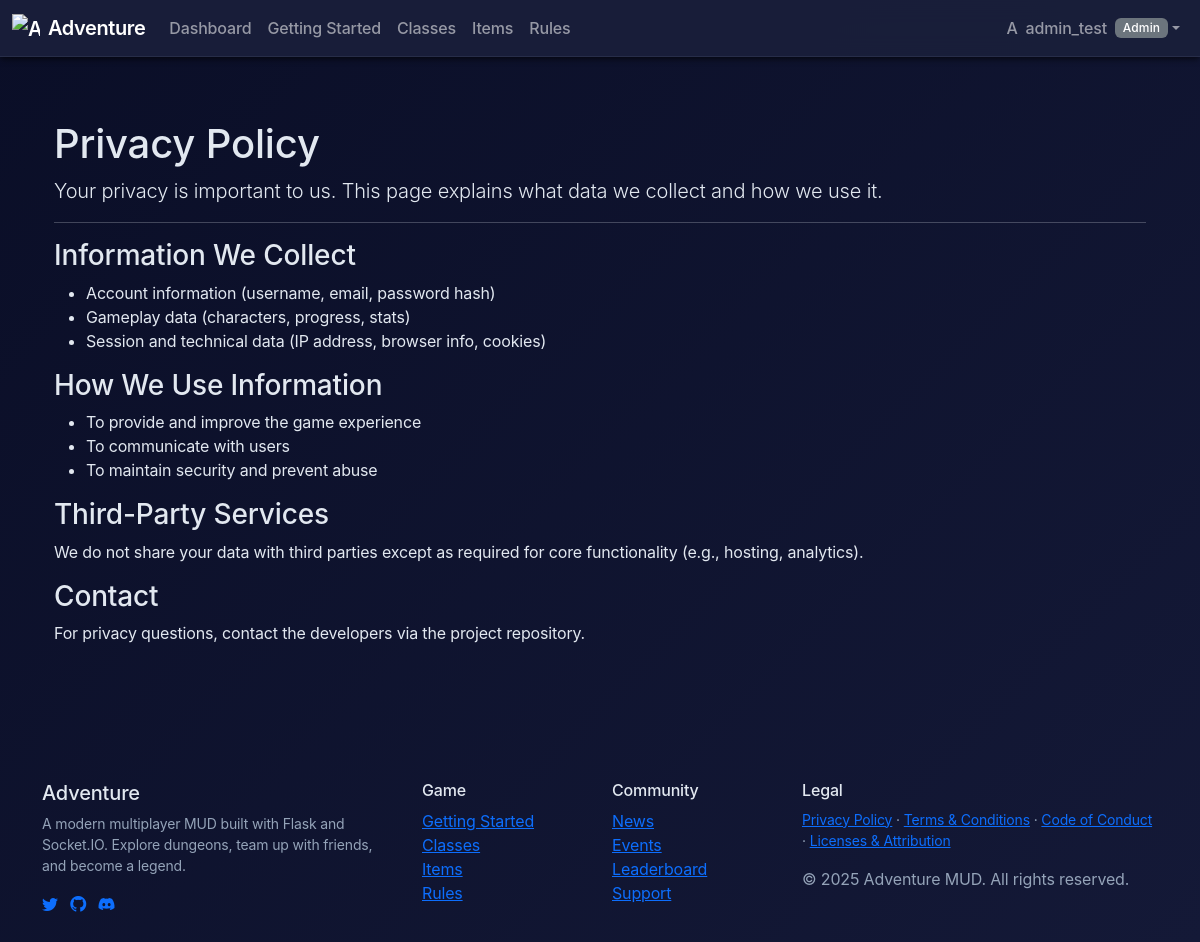
Screenshot of /privacy (signed in) with the database file from the repository.
### app/models/models.py (models this page shows, shortened)
class User(UserMixin, db.Model):
    id = db.Column(db.Integer, primary_key=True)
    username = db.Column(db.String(80), unique=True, nullable=False)
    password = db.Column(db.String(200), nullable=False)
    email = db.Column(db.String(120), nullable=True)
    role = db.Column(db.String(20), nullable=False, default="user")
    banned = db.Column(db.Boolean, nullable=False, default=False)
    ban_reason = db.Column(db.Text, nullable=True)
    notes = db.Column(db.Text, nullable=True)
    banned_at = db.Column(db.DateTime, nullable=True)
    muted = db.Column(db.Boolean, nullable=False, default=False)
    explored_tiles = db.Column(db.Text, nullable=True)

### app/routes/main.py (the view)
@bp.route("/privacy", endpoint="privacy")
def privacy():
    return render_template("privacy.html")

### app/__init__.py (called while the page is built, shortened)
@login_manager.user_loader
def load_user(user_id):  # pragma: no cover - simple loader
    from app.models.models import User
    try:
        return db.session.get(User, int(user_id))
    except Exception:
        return None

@app.before_request
def _apply_rate_limit():  # pragma: no cover - integration side-effect
    path = request.path or ""
    if path.startswith("/socket.io/") or path.startswith("/static/"):
        return None
    if not path.startswith("/api/"):
        return None

def asset_url(filename: str) -> str:
    try:
        static_folder = pathlib.Path(app.static_folder or "static")
        file_path = static_folder / filename
        mtime = int(file_path.stat().st_mtime)
        return url_for("static", filename=filename) + f"?v={mtime}"
    except Exception:
        return url_for("static", filename=filename)

### app/templates/privacy.html (shortened to what this page needs)
{% extends 'base.html' %}
{% block content %}
<div class="container py-5">
  <h1>Privacy Policy</h1>
  <p class="lead">Your privacy is important to us. This page explains what data we collect and how we use it.</p>
  <hr>
  <h3>Information We Collect</h3>
  <ul>
    <li>Account information (username, email, password hash)</li>
    <li>Gameplay data (characters, progress, stats)</li>
    <li>Session and technical data (IP address, browser info, cookies)</li>
  </ul>
  <h3>How We Use Information</h3>
  <ul>
    <li>To provide and improve the game experience</li>
    <li>To communicate with users</li>
    <li>To maintain security and prevent abuse</li>
  </ul>
  <h3>Third-Party Services</h3>
  <p>We do not share your data with third parties except as required for core functionality (e.g., hosting, analytics).</p>
  <h3>Contact</h3>
  <p>For privacy questions, contact the developers via the project repository.</p>
</div>
{% endblock %}

### app/templates/base.html (shortened to what this page needs)
<!DOCTYPE html>
<html lang="en" class="h-100">
<head>
  <link rel="stylesheet" href="https://cdn.jsdelivr.net/npm/bootstrap@5.3.2/dist/css/bootstrap.min.css">
  <link rel="stylesheet" href="{{ asset_url('css/base.css') }}">
  <link rel="stylesheet" href="{{ asset_url('css/app.css') }}">
  <link rel="stylesheet" href="/api/admin/themes/active/css?v={{ range(1, 999999) | random }}">
  <link href="https://cdn.jsdelivr.net/npm/bootstrap-icons@1.11.1/font/bootstrap-icons.css" rel="stylesheet">
</head>
<body class="d-flex flex-column min-vh-100">
  <header>
    {% if request.endpoint not in ['main.index', 'auth.login'] %}
    <nav class="navbar navbar-expand-md navbar-dark bg-dark fixed-top">
      <div class="container-fluid">
        <a class="navbar-brand d-flex align-items-center gap-2" href="{{ url_for('main.index') }}">
          <img src="{{ asset_url('iconography/treasure-map.svg') }}" alt="Adventure icon" width="28" height="28"
            class="d-inline-block align-text-top" />
          <span class="fw-semibold">Adventure</span>
        </a>
        <div class="collapse navbar-collapse" id="navbarMain">
          <ul class="navbar-nav me-auto mb-2 mb-md-0">
            {% if current_user.is_authenticated %}
            <li class="nav-item">
              <a class="nav-link {% if request.endpoint == 'dashboard.dashboard' %}active{% endif %}"
                href="{{ url_for('dashboard.dashboard') }}">Dashboard</a>
            </li>
            {% endif %}
            <li class="nav-item">
              <a class="nav-link" href="#getting-started">Getting Started</a>
            </li>
            <li class="nav-item">
              <a class="nav-link" href="#classes">Classes</a>
            </li>
            <li class="nav-item">
              <a class="nav-link" href="#items">Items</a>
            </li>
            <li class="nav-item">
              <a class="nav-link" href="#rules">Rules</a>
            </li>
          </ul>
          <ul class="navbar-nav ms-auto mb-2 mb-md-0 align-items-center">
            {% if current_user.is_authenticated %}
            <li class="nav-item dropdown">
              <a class="nav-link dropdown-toggle d-flex align-items-center" href="#" id="userMenu" role="button"
                data-bs-toggle="dropdown" aria-expanded="false">
                <span class="avatar-circle me-2">{{ current_user.username[0]|upper }}</span>
                <span class="d-none d-sm-inline">{{ current_user.username }}</span>
                {% set user_role = (current_user.role if current_user.is_authenticated else 'user')|default('user',
                true) %}
                {% if user_role != 'user' %}
                <span class="badge bg-secondary ms-2 d-none d-md-inline">{{ user_role|capitalize }}</span>
                {% endif %}
              </a>
            </li>
            {% else %}
            <li class="nav-item"><a class="nav-link" href="{{ url_for('auth.login') }}">Login</a></li>
            <li class="nav-item"><a class="nav-link" href="{{ url_for('auth.register') }}">Register</a></li>
            {% endif %}
          </ul>
        </div>
      </div>
    </nav>
    {% endif %}
  </header>
  <main class="flex-shrink-0 {% if request.endpoint not in ['main.index', 'auth.login'] %}pt-5{% endif %}">
    <div class="container py-4">
      {% block content %}{% endblock %}
    </div>
  </main>
  {% include 'partials/footer.html' %}
</body>
</html>

### app/static/css/base.css (style rules this page uses)
:root { --mud-orange: #BA5624; --mud-grey: #C0C5C1; --mud-purple: #6C3A5C; --mud-dark: #153131; --mud-olive: #6F732F; --mud-bg: #10191a; --mud-bg-dark: #153131; --adv-ink: #0B0F12; --adv-ink-2: #12171C; --adv-crt: #1DF2A0; --adv-amber: #FFC857; --bs-primary: #5a3825; --bs-primary-rgb: 90, 56, 37; --bs-secondary: #8b4513; --bs-success: #2e7d32; --bs-danger: #c62828; --bs-warning: #f57c00; --bs-info: #0288d1; --class-fighter-bg: #7a3314; --class-fighter-fg: #f2e2d8; --class-fighter-border: #b44f21; --class-mage-bg: #1e3a5f; --class-mage-fg: #d4e2f4; --class-mage-border: #3a6ea5; --class-rogue-bg: #2d2a1e; --class-rogue-fg: #e8e4d0; --class-rogue-border: #7c7750; --class-cleric-bg: #4a3c2e; --class-cleric-fg: #f5f0e8; --class-cleric-border: #8f7a5c; --class-ranger-bg: #1f3d2c; --class-ranger-fg: #d9f0e3; --class-ranger-border: #4a7c5d; --class-druid-bg: #2e3d1f; --class-druid-fg: #e3f0d9; --class-druid-border: #5d7c4a; --footer-bg: #0f0f10; --footer-fg: #d7d7db; --footer-muted: #9aa0a6; --footer-accent: #ffb74d; }

### app/static/css/app.css (style rules this page uses)
:root { --adv-bg: #0a0e27; --adv-bg-secondary: #141937; --adv-surface: #1a1f3a; --adv-surface-hover: #232952; --adv-primary: #6366f1; --adv-primary-hover: #4f46e5; --adv-secondary: #8b5cf6; --adv-accent: #06b6d4; --adv-success: #10b981; --adv-warning: #f59e0b; --adv-danger: #ef4444; --adv-text: #e2e8f0; --adv-text-muted: #94a3b8; --adv-text-dim: #64748b; --adv-border: rgba(148, 163, 184, 0.12); --adv-border-hover: rgba(148, 163, 184, 0.24); --adv-shadow-sm: 0 1px 2px 0 rgba(0, 0, 0, 0.3); --adv-shadow: 0 4px 6px -1px rgba(0, 0, 0, 0.4), 0 2px 4px -1px rgba(0, 0, 0, 0.3); --adv-shadow-lg: 0 10px 15px -3px rgba(0, 0, 0, 0.5), 0 4px 6px -2px rgba(0, 0, 0, 0.3); }
:root { --bs-body-bg: var(--adv-bg); --bs-body-color: var(--adv-text); --bs-primary: var(--adv-primary); --bs-primary-rgb: 99, 102, 241; --bs-secondary: var(--adv-secondary); --bs-success: var(--adv-success); --bs-info: var(--adv-accent); --bs-warning: var(--adv-warning); --bs-danger: var(--adv-danger); --bs-light: var(--adv-surface); --bs-dark: var(--adv-bg-secondary); --bs-border-color: var(--adv-border); --bs-link-color: var(--adv-primary); --bs-link-hover-color: var(--adv-primary-hover); --bs-font-sans-serif: -apple-system, BlinkMacSystemFont, "Segoe UI", Roboto, "Helvetica Neue", Arial, sans-serif; }
body { background: linear-gradient(135deg, var(--adv-bg) 0%, var(--adv-bg-secondary) 100%); background-attachment: fixed; font-weight: 400; letter-spacing: -0.01em; }
.navbar-dark { background: rgba(26, 31, 58, 0.95) !important; backdrop-filter: blur(12px); border-bottom: 1px solid var(--adv-border); box-shadow: var(--adv-shadow); }
.navbar-brand { font-weight: 600; letter-spacing: -0.02em; }
.nav-link { font-weight: 500; transition: color 0.15s ease; }
.badge { font-weight: 500; padding: 0.35em 0.65em; border-radius: 0.375rem; letter-spacing: 0.01em; }

### rows the page displays
User: username "A", username "admin_test", role "Admin"
